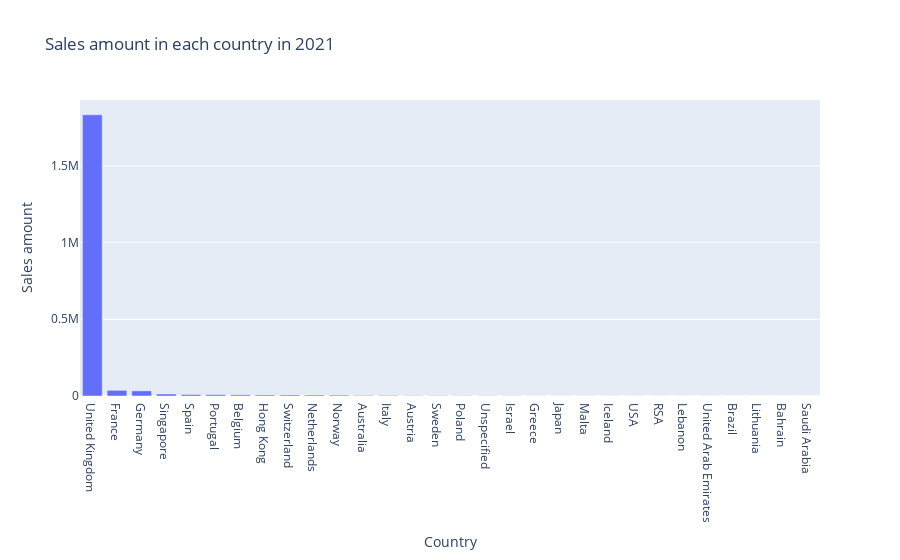

Notebook source saved alongside this figure:
### Code cell
import plotly.express as px

# Grouping by 'Country' and summing 'Price'
country_sales = data.groupby('Country')['Price'].sum().reset_index()

# Plotting the data
fig = px.bar(country_sales, x='Country', y='Price', title='Sales amount in each country in 2021')
fig.update_layout(xaxis={'categoryorder': 'total descending'}, yaxis_title='Sales amount')
fig.show()

### Figure 1 — Plotly figure (JSON) as saved in the notebook; plotly's stock layout.template omitted (floating-point values rounded to 4 significant figures)
{"data": [{"alignmentgroup": "True", "hovertemplate": "Country=%{x}<br>Price=%{y}<extra></extra>", "legendgroup": "", "marker": {"color": "#636efa", "pattern": {"shape": ""}}, "name": "", "offsetgroup": "", "orientation": "v", "showlegend": false, "textposition": "auto", "type": "bar", "x": ["Australia", "Austria", "Bahrain", "Belgium", "Brazil", "France", "Germany", "Greece", "Hong Kong", "Iceland", "Israel", "Italy", "Japan", "Lebanon", "Lithuania", "Malta", "Netherlands", "Norway", "Poland", "Portugal", "RSA", "Saudi Arabia", "Singapore", "Spain", "Sweden", "Switzerland", "USA", "United Arab Emirates", "United Kingdom", "Unspecified"], "xaxis": "x", "y": [3606.0, 1694.0, 82.76, 7373.0, 142.6, 36950.0, 33500.0, 663.3, 6650.0, 481.2, 1064.0, 3576.0, 657.2, 242.4, 99.44, 545.2, 6248.0, 5662.0, 1377.0, 8744.0, 248.1, 21.16, 12950.0, 9492.0, 1694.0, 6616.0, 413.3, 229.9, 1833000.0, 1196.0], "yaxis": "y"}], "layout": {"barmode": "relative", "legend": {"tracegroupgap": 0}, "title": {"text": "Sales amount in each country in 2021"}, "xaxis": {"anchor": "y", "categoryorder": "total descending", "domain": [0, 1], "title": {"text": "Country"}}, "yaxis": {"anchor": "x", "domain": [0, 1], "title": {"text": "Sales amount"}}}}
